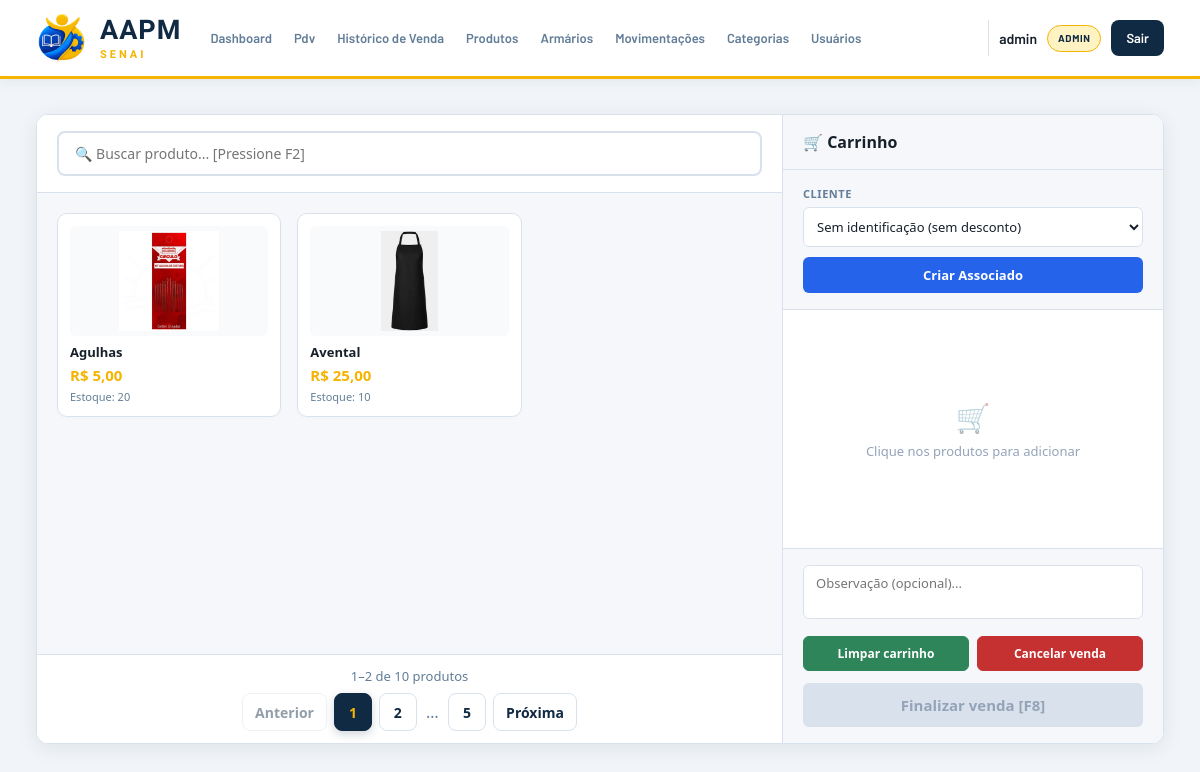
Page /pdv/ (signed in) on the earlier database version.
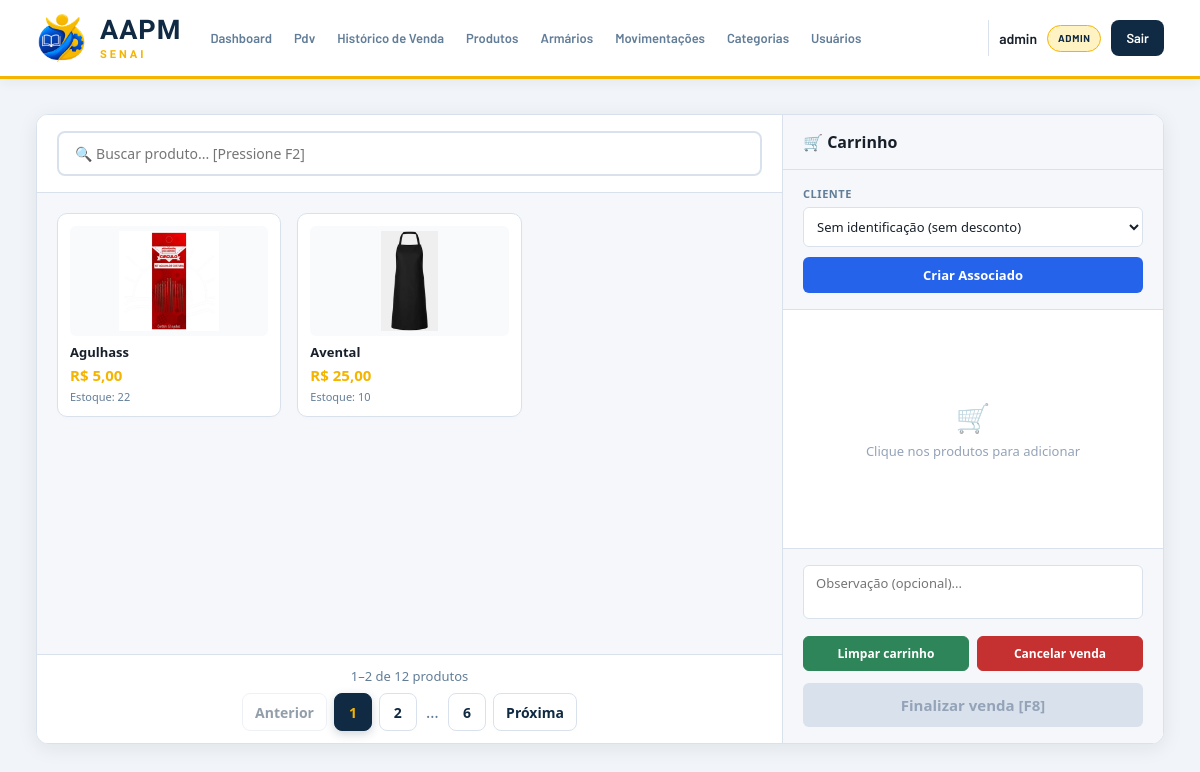
Same page on the later database version.
### app/models/produto.py (models this page shows, shortened)
class Produto(Base):
    __tablename__ = "produtos"
    id = Column(Integer, primary_key=True, autoincrement=True, index=True)
    nome = Column(String(150), nullable=False, index=True)
    preco = Column(Float, nullable=False, default=0.0)
    estoque_atual = Column(Integer, nullable=False, default=0)
    ativo = Column(Boolean, default=True)
    imagem_path = Column(String(255), nullable=True)
    categoria_id = Column(Integer, ForeignKey("categorias.id", ondelete="SET NULL"), nullable=True)
    categoria = relationship("Categoria", back_populates="produtos")
    tamanhos  = relationship("ProdutoTamanho", back_populates="produto", cascade="all, delete-orphan")

### app/controllers/pdv_controller.py (the view)
@router.get("/")
def tela_pdv(
    request: Request,
    db: Session = Depends(get_db),
    usuario=Depends(get_usuario_logado)
):
    produtos = (
        db.query(Produto)
        .filter(
            Produto.ativo == True,
            Produto.estoque_atual > 0
        )
        .order_by(Produto.nome)
        .all()
    )
    clientes = (
        db.query(Cliente)
        .filter(Cliente.ativo == True)
        .order_by(Cliente.nome)
        .all()
    )
    return templates.TemplateResponse(
        request,
        "pdv/index.html",
        {
            "request": request,
            "usuario": usuario,
            "produtos": produtos,
            "clientes": clientes,
            "desconto_associado": DESCONTO_ASSOCIADO,
        }
    )

### app/templates/pdv/index.html (shortened to what this page needs)
{% extends "base.html" %}
{% block extra_css %}
<link rel="stylesheet" href="/static/css/pdv.css?v=6">
{% endblock %}
{% block conteudo %}
<div class="pdv-layout" id="pdv-container" data-desconto="{{ desconto_associado }}">
    <section class="produtos-col">
        <div class="produtos-header">
            <input class="busca-input"
                   type="text"
                   id="busca-produto"
                   placeholder="🔍 Buscar produto... [Pressione F2]"
                   autocomplete="off">
        </div>
        <div class="produtos-grid" id="grade-produtos">
            {% for p in produtos %}
            <div class="produto-card {% if p.estoque_atual|int <= 0 %}sem-estoque{% endif %}"
                 data-id="{{ p.id }}"
                 data-nome="{{ p.nome }}"
                 data-preco="{{ p.preco }}"
                 data-estoque="{{ p.estoque_atual }}"
                 data-tem-tamanho="{{ 'true' if p.tamanhos else 'false' }}"
                 data-nome-lower="{{ p.nome.lower() }}"
                 onclick="adicionarAoCarrinho(this)">
                <img src="{{ url_for('static', path=p.imagem_path if p.imagem_path else 'img/sem-foto.png') }}"
                     onerror="this.src='/static/img/sem-foto.png'; this.onerror=null;">
                <div class="produto-card-nome">{{ p.nome }}</div>
                <div class="produto-card-preco">
                    R$ {{ "%.2f"|format(p.preco)|replace('.', ',') }}
                </div>
                <div class="produto-card-estoque">
                    Estoque: {{ p.estoque_atual }}
                </div>
            </div>
            {% endfor %}
        </div>
        <div class="produtos-rodape">
            <p class="produtos-resumo" id="resumo-produtos" role="status"></p>
            <div class="produtos-navegacao">
                <nav class="pagination produtos-pagination" id="paginacao-produtos" aria-label="Páginas dos produtos" hidden></nav>
            </div>
        </div>
    </section>
    <aside class="carrinho-col">
        <div class="carrinho-header">
            🛒 Carrinho
        </div>
        <div class="cliente-section">
            <label for="select-cliente">
                Cliente
            </label>
            <div class="cliente-input-group"
                 style="display: flex; flex-direction: column; gap: 8px;">
                <select class="cliente-select"
                        id="select-cliente"
                        onchange="atualizarCliente(this)">
                    <option value="0" data-associado="false">
                        Sem identificação (sem desconto)
                    </option>
                </select>
                {% if usuario and usuario.role == 'admin' %}
                <button type="button"
                        class="btn-novo-cliente"
                        onclick="window.location.href='/clientes/novo'"
                        title="Cadastrar Novo Associado">
                    Criar Associado
                </button>
                {% endif %}
            </div>
        </div>
        <div class="carrinho-itens"
             id="lista-carrinho"
             style="flex: 1; overflow-y: auto;">
            <div class="carrinho-vazio" id="msg-vazio">
                <span class="carrinho-vazio-icon">
                    🛒
                </span>
                Clique nos produtos para adicionar
            </div>
        </div>
        <div class="carrinho-footer"
             style="flex-shrink: 0;">
            <textarea class="obs-input"
                      id="obs-input"
                      rows="2"
                      placeholder="Observação (opcional)..."></textarea>
            <div class="pdv-cart-actions">
                <button class="btn-carrinho-acao" type="button" onclick="limparCarrinho()">Limpar carrinho</button>
                <button class="btn-carrinho-acao btn-carrinho-acao--danger" type="button" onclick="cancelarVenda()">Cancelar venda</button>
            </div>
            <form id="form-venda"
                  action="/pdv/finalizar"
                  method="post"
                  data-confirm-form
                  data-confirm-title="Confirmar pagamento?"
                  data-confirm-message="Confirma finalizar esta venda e registrar o pagamento informado?"
                  data-confirm-label="Finalizar venda"
                  data-confirm-loading="Finalizando venda...">
                <button class="btn-finalizar"
                        id="btn-finalizar"
                        type="button"
                        disabled
                        onclick="finalizarVenda()">
                    Finalizar venda [F8]
                </button>
            </form>
        </div>
    </aside>
</div>
{% endblock %}

### app/templates/base.html (shortened to what this page needs)
<!DOCTYPE html>
<html lang="pt-br">
<head>
  <link rel="stylesheet" href="/static/css/base.css?v=7">
  {% block extra_css %}{% endblock %}
</head>
<body>
  <header class="header">
    <div class="header-inner">
      <a href="/" class="logo-area" aria-label="Voltar para a página inicial">
        <img class="logo-image" src="/static/uploads/Logo%20simples.png" alt="AAPM SENAI" width="52" height="52">
        <div class="logo-text">
          <span class="logo-aapm">AAPM</span>
          <span class="logo-senai">SENAI</span>
        </div>
      </a>
      {% if usuario %}
      <nav class="nav">
        <a href="/"  class="nav-link">Dashboard</a>
        <a href="/pdv/"   class="nav-link">Pdv</a>
        <a href="/pdv/historico"   class="nav-link">Histórico de Venda</a>
        <a href="/produtos"   class="nav-link">Produtos</a>
        <a href="/armarios" class="nav-link">Armários</a>
        {% if usuario.role == 'admin' %}
        <a href="/movimentacoes" class="nav-link">Movimentações</a>
        <a href="/categorias" class="nav-link">Categorias</a>
          <a href="/usuarios" class="nav-link">Usuários</a>
        {% endif %}
      </nav>
      <div class="header-user">
        <span class="header-user__name">{{ usuario.nome }}</span>
        <span class="role-badge role-badge--{{ usuario.role|lower }}">{{ usuario.role }}</span>
        <a href="/auth/logout" class="btn-logout" data-confirm-link data-confirm-title="Sair do sistema?" data-confirm-message="Deseja realmente sair do sistema?" data-confirm-label="Sair">Sair</a>
      </div>
      {% endif %}
    </div>
  </header>
  <main class="main-content">
    {% block conteudo %}{% endblock %}
  </main>
</body>
</html>

### app/static/css/base.css (style rules this page uses)
* { margin: 0; padding: 0; box-sizing: border-box; }
html { scroll-behavior: smooth; }
body { min-height: 100vh; display: flex; flex-direction: column; font-family: "Barlow", sans-serif; background: var(--fundo); color: var(--texto); -webkit-font-smoothing: antialiased; text-rendering: optimizeLegibility; }
:root { --azul: #102A43; --azul-2: #243B53; --azul-3: #486581; --laranja: #F5B400; --laranja-2: #D99F00; --laranja-claro: #FFF3C4; --branco: #FFFFFF; --fundo: #F5F7FA; --fundo-card: #FFFFFF; --texto: #17202A; --texto-secundario: #627D98; --borda: #D9E2EC; --verde: #2F855A; --vermelho: #C53030; --sombra: 0 5px 20px rgba(16, 42, 67, 0.08); --sombra-hover: 0 10px 28px rgba(16, 42, 67, 0.14); --radius: 12px; }
.header { width: 100%; background: var(--branco); border-bottom: 3px solid var(--laranja); position: sticky; top: 0; z-index: 1000; box-shadow: 0 2px 12px rgba(16, 42, 67, 0.07); }
.header-inner { width: min(1450px, 94%); min-height: 76px; margin: 0 auto; display: flex; align-items: center; gap: 30px; }
.logo-area { display: flex; align-items: center; gap: 12px; min-width: 145px; color: inherit; text-decoration: none; }
.logo-image { width: 52px; height: 52px; object-fit: contain; }
.logo-area, .logo-area:visited, .logo-area:hover, .logo-area:focus, .logo-area .logo-aapm, .logo-area .logo-senai { border-bottom: none; text-decoration: none !important; }
.logo-text { display: flex; flex-direction: column; line-height: 1; }
.logo-aapm { font-family: "Barlow Condensed", sans-serif; font-size: 27px; font-weight: 700; letter-spacing: 1px; color: var(--azul); }
.logo-senai { margin-top: 5px; font-family: "Barlow Condensed", sans-serif; font-size: 11px; font-weight: 700; letter-spacing: 3px; color: var(--laranja); }
.nav { flex: 1; display: flex; align-items: center; gap: 4px; }
.nav-link { position: relative; padding: 10px 13px; color: var(--texto-secundario); text-decoration: none; font-size: 14px; font-weight: 600; border-radius: 8px; transition: background 0.2s ease, color 0.2s ease, transform 0.2s ease; }
.nav-link::after { content: ""; position: absolute; left: 13px; right: 13px; bottom: 5px; height: 2px; background: var(--laranja); border-radius: 10px; transform: scaleX(0); transform-origin: center; transition: transform 0.2s ease; }
.header-user { display: flex; align-items: center; gap: 10px; padding-left: 18px; border-left: 1px solid var(--borda); }
.header-user__name { max-width: 145px; overflow: hidden; text-overflow: ellipsis; white-space: nowrap; color: var(--texto); font-size: 14px; font-weight: 600; }
.role-badge { display: inline-flex; align-items: center; justify-content: center; min-height: 27px; padding: 4px 10px; border-radius: 20px; font-size: 10px; font-weight: 700; text-transform: uppercase; letter-spacing: 0.6px; }
.role-badge--admin { background: var(--laranja-claro); color: var(--azul); border: 1px solid var(--laranja); }
.btn-logout { height: 36px; display: inline-flex; align-items: center; justify-content: center; padding: 0 15px; border-radius: 8px; background: var(--azul); color: var(--branco); text-decoration: none; font-size: 13px; font-weight: 600; transition: background 0.2s ease, transform 0.2s ease, box-shadow 0.2s ease; }
.main-content { width: min(1450px, 94%); flex: 1; margin: 0 auto; padding: 35px 0 55px; }
button, input, select, textarea { font-family: inherit; }
button { cursor: pointer; }
a { color: inherit; }
img { max-width: 100%; display: block; }
@media (max-width: 1250px) { .header-inner { gap: 20px; } }
@media (max-width: 1250px) { .nav-link { padding: 9px 9px; font-size: 13px; } }
@media (max-width: 1250px) { .header-user { padding-left: 10px; } }
@media (max-width: 1250px) { .header-user__name { max-width: 100px; } }
.pagination { display: flex; align-items: center; justify-content: center; flex-wrap: wrap; gap: .45rem; margin: 1.25rem 0 .25rem; }

### app/templates/pdv/index.html (style rules this page uses)
body { overflow: hidden !important; }
.produto-card img { width: 100%; height: 110px; object-fit: contain; background: #f9fafb; padding: 5px; border-radius: 6px; }

Differences in the rows shown:
changed Produto: nome "Agulhas" → "Agulhass"; estoque_atual "20" → "22"
Other differences:
text written by a page script: "1–2 de 10 produtos" → "1–2 de 12 produtos"
text written by a page script: "Anterior 1 2 … 5 Próxima" → "Anterior 1 2 … 6 Próxima"
